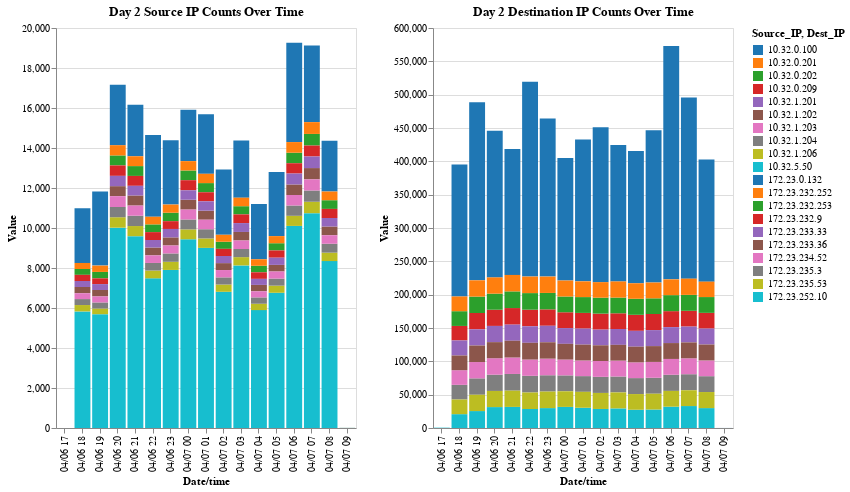

The code cell stored with this chart in its notebook:
### Code cell
# plot for Source IPs and Destination IPs for firewall_07

melted_07_source = filtered_07_source.melt(id_vars='Date/time', var_name='Source_IP', value_name='Value')
melted_07_source = melted_07_source.dropna(subset=['Date/time'])

melted_07_dest = filtered_07_dest.melt(id_vars='Date/time', var_name='Dest_IP', value_name='Value')
melted_07_dest = melted_07_dest.dropna(subset=['Date/time'])

chart1 = alt.Chart(melted_07_source).mark_bar().encode(
    x='Date/time:O',
    y='Value:Q',
    color=alt.Color('Source_IP:N', scale = alt.Scale(scheme='category10')),
    tooltip=['Date/time:O', 'Source_IP:N', 'Value:Q']
).properties(
    width=300,
    height=400,
    title=' Day 2 Source IP Counts Over Time'
)

chart2 = alt.Chart(melted_07_dest).mark_bar().encode(
    x='Date/time:O',
    y='Value:Q',
    color=alt.Color('Dest_IP:N', scale = alt.Scale(scheme='plasma')),
    tooltip=['Date/time:O', 'Dest_IP:N', 'Value:Q']
).properties(
    width=300,
    height=400,
    title='Day 2 Destination IP Counts Over Time'
)

chart1 | chart2

### Figure 1 — Vega-Lite specification as saved in the notebook (floating-point values rounded to 4 significant figures; data arrays with more than 128 entries replaced by an {"elided": "..."} marker saying what was removed)
{"config": {"view": {"continuousWidth": 300, "continuousHeight": 300}}, "hconcat": [{"data": {"name": "data-c0c68f474f94fd1bead2ee9156a4170a"}, "mark": {"type": "bar"}, "encoding": {"color": {"field": "Source_IP", "scale": {"scheme": "category10"}, "type": "nominal"}, "tooltip": [{"field": "Date/time", "type": "ordinal"}, {"field": "Source_IP", "type": "nominal"}, {"field": "Value", "type": "quantitative"}], "x": {"field": "Date/time", "type": "ordinal"}, "y": {"field": "Value", "type": "quantitative"}}, "height": 400, "title": " Day 2 Source IP Counts Over Time", "width": 300}, {"data": {"name": "data-80027f0d5e642cf8ad4ad4d9374f019b"}, "mark": {"type": "bar"}, "encoding": {"color": {"field": "Dest_IP", "scale": {"scheme": "plasma"}, "type": "nominal"}, "tooltip": [{"field": "Date/time", "type": "ordinal"}, {"field": "Dest_IP", "type": "nominal"}, {"field": "Value", "type": "quantitative"}], "x": {"field": "Date/time", "type": "ordinal"}, "y": {"field": "Value", "type": "quantitative"}}, "height": 400, "title": "Day 2 Destination IP Counts Over Time", "width": 300}], "$schema": "https://vega.github.io/schema/vega-lite/v5.15.1.json", "datasets": {"data-c0c68f474f94fd1bead2ee9156a4170a": {"elided": "170 records"}, "data-80027f0d5e642cf8ad4ad4d9374f019b": {"elided": "170 records"}}}
